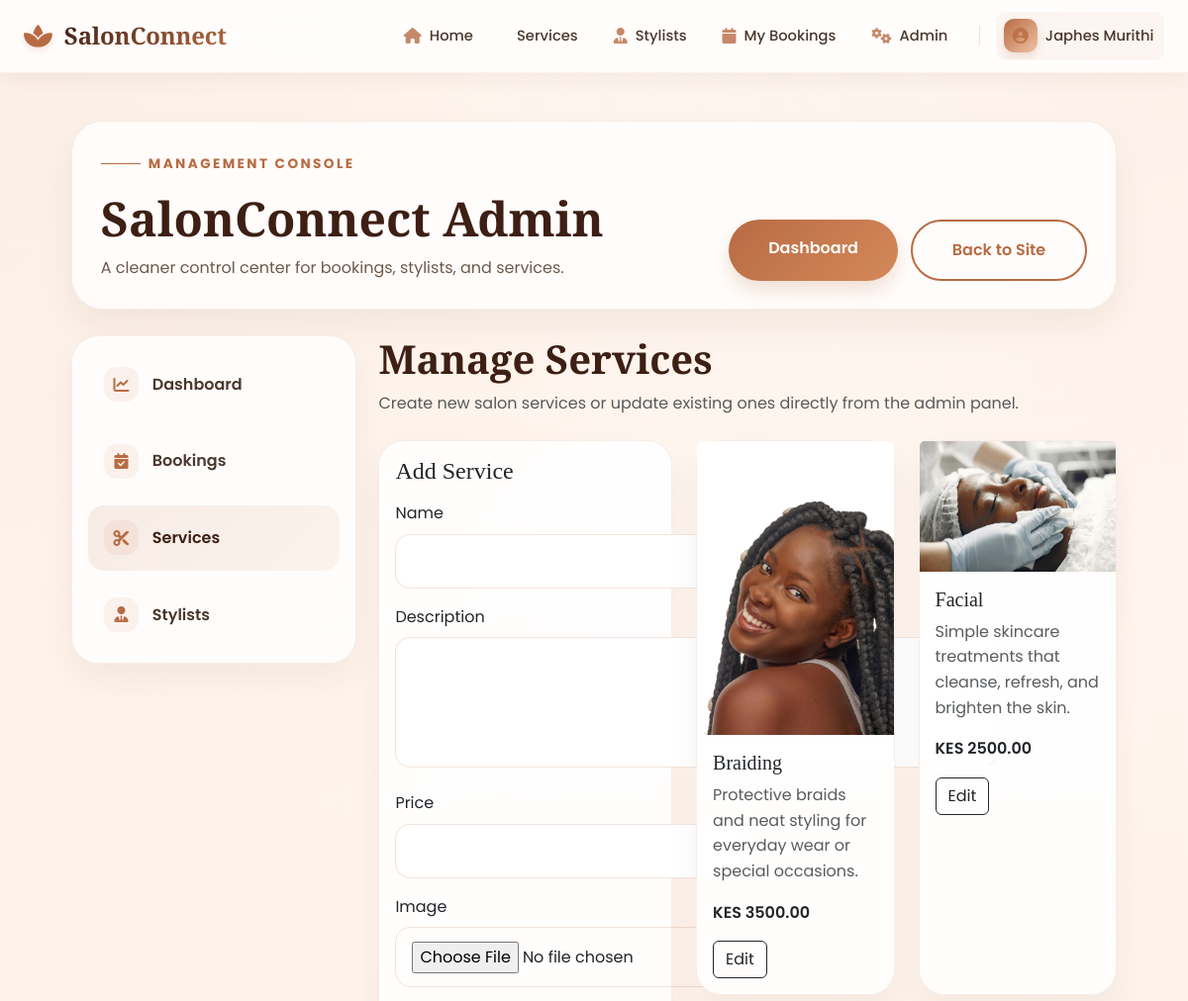
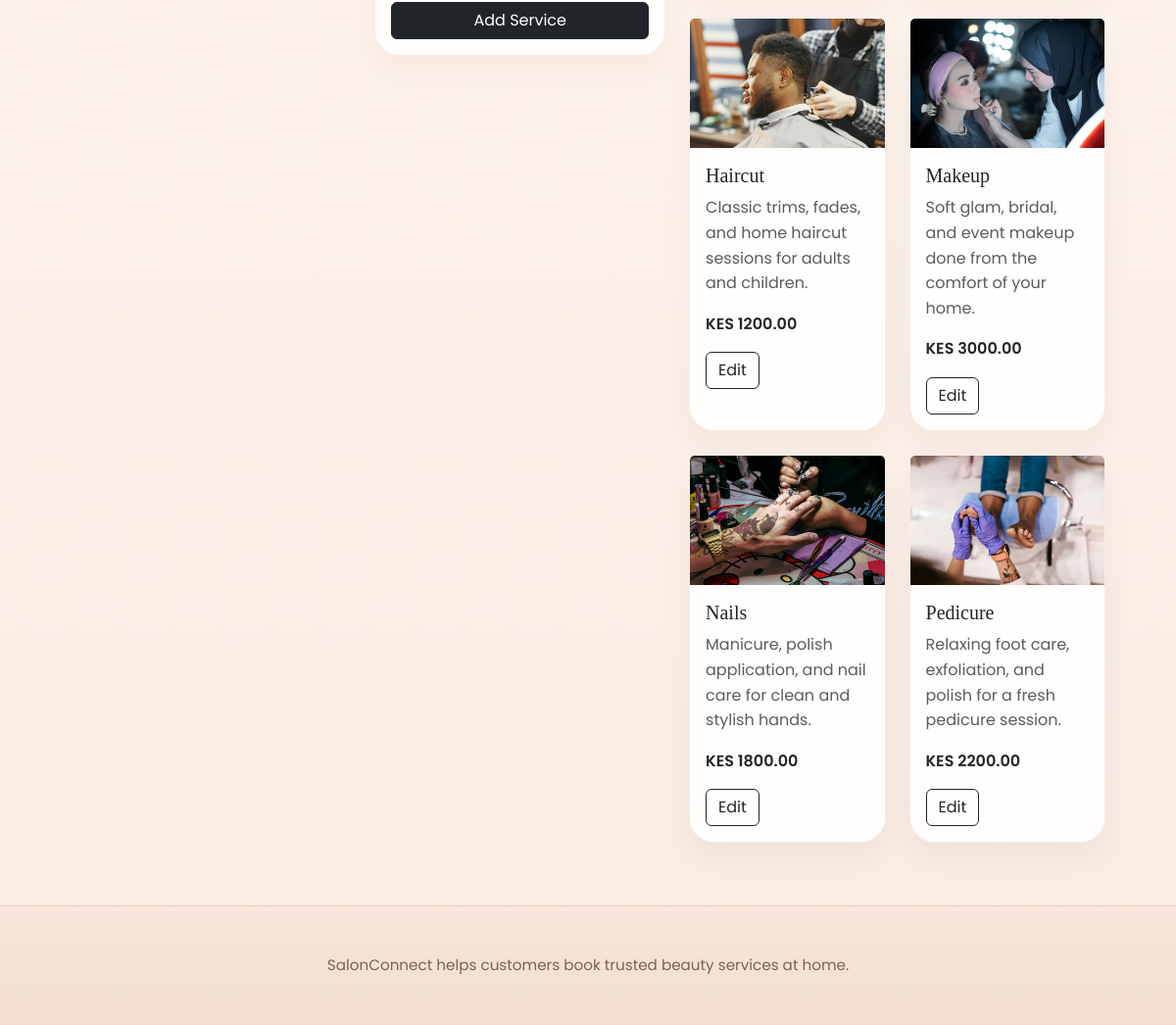
The app's page /admin-dashboard/services/ (signed in) with its own data (2 pictures, top to bottom).
### core/models.py (models this page shows, shortened)
class Service(models.Model):
    name = models.CharField(max_length=100)
    description = models.TextField()
    price = models.DecimalField(max_digits=8, decimal_places=2)
    image = models.ImageField(upload_to="services/", blank=True, null=True)
    class Meta:
        ordering = ["name"]

### core/views.py (the view)
# urls.py: path("admin-dashboard/services/", views.admin_services, name="admin_services"),
@login_required
def admin_services(request):
    denied = require_admin(request)
    if denied:
        return denied
    editing_service = None
    service_id = request.GET.get("edit")
    if service_id:
        editing_service = get_object_or_404(Service, id=service_id)
    if request.method == "POST":
        editing_service = None
        post_service_id = request.POST.get("service_id")
        if post_service_id:
            editing_service = get_object_or_404(Service, id=post_service_id)
        form = AdminServiceForm(request.POST, request.FILES, instance=editing_service)
        if form.is_valid():
            form.save()
            if editing_service:
                messages.success(request, "Service updated successfully.")
            else:
                messages.success(request, "Service created successfully.")
            return redirect("admin_services")
    else:
        form = AdminServiceForm(instance=editing_service)
    context = {
        "form": form,
        "services": Service.objects.all(),
        "editing_service": editing_service,
        "active_admin_tab": "services",
    }
    return render(request, "core/admin/services.html", context)

### core/forms.py
class AdminServiceForm(forms.ModelForm):
    class Meta:
        model = Service
        fields = ["name", "description", "price", "image"]
        widgets = {
            "description": forms.Textarea(attrs={"rows": 4}),
        }

### core/views.py (called while the page is built)
def require_admin(request):
    if not request.user.is_superuser:
        messages.error(request, "You do not have permission to view the admin area.")
        return redirect("home")
    return None

### templates/core/admin/services.html (shortened to what this page needs)
{% extends 'core/admin/base.html' %}
{% load static %}
{% block admin_content %}
<section class="page-header mb-4">
    <h1 class="display-6 fw-bold">Manage Services</h1>
    <p class="text-muted">Create new salon services or update existing ones directly from the admin panel.</p>
</section>
<div class="row g-4">
    <div class="col-lg-5">
        <div class="card dashboard-panel">
            <div class="card-body">
                <h2 class="h4 mb-3">{% if editing_service %}Edit Service{% else %}Add Service{% endif %}</h2>
                <form method="post" enctype="multipart/form-data">
                    {% for field in form %}
                        <div class="mb-3">
                            <label class="form-label" for="{{ field.id_for_label }}">{{ field.label }}</label>
                            {{ field }}
                        </div>
                    {% endfor %}
                    <button type="submit" class="btn btn-dark w-100">{% if editing_service %}Update Service{% else %}Add Service{% endif %}</button>
                </form>
            </div>
        </div>
    </div>
    <div class="col-lg-7">
        <div class="row g-4">
            {% for service in services %}
                <div class="col-md-6">
                    <div class="card h-100 dashboard-panel">
                        {% if service.image %}
                            <img src="{{ service.image.url }}" class="card-img-top service-image" alt="{{ service.name }}">
                        {% else %}
                            <img src="{% static service.placeholder_image %}" class="card-img-top service-image" alt="{{ service.name }}">
                        {% endif %}
                        <div class="card-body">
                            <h3 class="h5">{{ service.name }}</h3>
                            <p class="text-muted">{{ service.description|truncatewords:16 }}</p>
                            <p class="fw-semibold">KES {{ service.price }}</p>
                            <a href="{% url 'admin_services' %}?edit={{ service.id }}" class="btn btn-outline-dark">Edit</a>
                        </div>
                    </div>
                </div>
            {% empty %}
                <div class="col-12">
                    <div class="alert alert-info mb-0">No services available yet.</div>
                </div>
            {% endfor %}
        </div>
    </div>
</div>
{% endblock %}

### templates/base.html (shortened to what this page needs)
{% load static %}
<!DOCTYPE html>
<html lang="en">
<head>
    <link href="https://cdn.jsdelivr.net/npm/bootstrap@5.3.3/dist/css/bootstrap.min.css" rel="stylesheet">
    <link rel="stylesheet" href="https://cdnjs.cloudflare.com/ajax/libs/font-awesome/6.4.0/css/all.min.css">
    <link rel="stylesheet" href="{% static 'css/navbar.css' %}">
    <link rel="stylesheet" href="{% static 'css/style.css' %}">
</head>
<body>
    <nav class="navbar navbar-expand-lg navbar-light sticky-top">
        <div class="container-fluid navbar-container">
            <a class="navbar-brand" href="{% url 'home' %}">
                <i class="fas fa-spa"></i>
                <span>SalonConnect</span>
            </a>
            <div class="collapse navbar-collapse" id="navbarNav">
                <ul class="navbar-nav ms-auto align-items-center gap-1">
                    <li class="nav-item">
                        <a class="nav-link" href="{% url 'home' %}">
                            <i class="fas fa-home"></i>
                            <span>Home</span>
                        </a>
                    </li>
                    <li class="nav-item">
                        <a class="nav-link" href="{% url 'services' %}">
                            <span>Services</span>
                        </a>
                    </li>
                    <li class="nav-item">
                        <a class="nav-link" href="{% url 'stylists' %}">
                            <i class="fas fa-user-tie"></i>
                            <span>Stylists</span>
                        </a>
                    </li>
                    {% if user.is_authenticated %}
                        <li class="nav-item">
                            <a class="nav-link" href="{% url 'booking_list' %}">
                                <i class="fas fa-calendar"></i>
                                <span>My Bookings</span>
                            </a>
                        </li>
                    {% endif %}
                    {% if user.is_authenticated and user.is_superuser %}
                        <li class="nav-item dropdown">
                            <a class="nav-link dropdown-toggle" href="#" id="adminDropdown" role="button" data-bs-toggle="dropdown" aria-expanded="false">
                                <i class="fas fa-cogs"></i>
                                <span>Admin</span>
                            </a>
                        </li>
                    {% endif %}
                    {% if user.is_authenticated %}
                        <li class="nav-item dropdown">
                            <a class="nav-link dropdown-toggle user-dropdown" href="#" id="userDropdown" role="button" data-bs-toggle="dropdown" aria-expanded="false">
                                <div class="user-avatar-small">
                                    <i class="fas fa-user-circle"></i>
                                </div>
                                <span class="d-none d-lg-inline">{{ user.username }}</span>
                            </a>
                        </li>
                    {% endif %}
                </ul>
            </div>
        </div>
    </nav>
    <main class="main-content">
        <div class="page-content">
            {% block content %}{% endblock %}
        </div>
        <footer class="site-footer">
            <div class="footer-content">
                <p class="mb-0">SalonConnect helps customers book trusted beauty services at home.</p>
            </div>
        </footer>
    </main>
</body>
</html>

### static/css/navbar.css (style rules this page uses)
.navbar { background: var(--navbar-bg); border-bottom: 1px solid var(--navbar-border); backdrop-filter: blur(20px); -webkit-backdrop-filter: blur(20px); padding: 0.75rem 0; position: sticky; top: 0; z-index: 1050; transition: all 0.3s cubic-bezier(0.4, 0, 0.2, 1); }
.navbar-container { max-width: 1300px; padding: 0 1.5rem; margin: 0 auto; }
.navbar-brand { display: flex; align-items: center; gap: 0.75rem; color: var(--salon-espresso) !important; font-family: 'Playfair Display', serif; font-size: 1.5rem; font-weight: 700; text-decoration: none; transition: all 0.4s ease; padding: 0.25rem 0; }
.navbar-brand i { color: var(--salon-caramel); font-size: 1.6rem; filter: drop-shadow(0 2px 4px rgba(184, 107, 67, 0.2)); transition: transform 0.4s cubic-bezier(0.175, 0.885, 0.32, 1.275); }
.navbar-brand span { background: linear-gradient(135deg, var(--salon-espresso) 0%, var(--salon-caramel) 100%); -webkit-background-clip: text; -webkit-text-fill-color: transparent; background-clip: text; letter-spacing: -0.2px; }
.navbar-nav { display: flex; align-items: center; gap: 0.5rem; }
.nav-link { display: flex; align-items: center; gap: 0.5rem; color: var(--salon-text) !important; font-weight: 500; font-size: 0.92rem; padding: 0.6rem 1rem !important; transition: all 0.3s ease; border-radius: 0.6rem; position: relative; overflow: hidden; }
.nav-link i { font-size: 1rem; color: var(--salon-caramel); opacity: 0.8; transition: transform 0.3s ease, opacity 0.3s ease; }
.nav-link::after { content: ''; position: absolute; bottom: 4px; left: 1rem; right: 1rem; height: 2px; background: var(--salon-caramel); transform: scaleX(0); transform-origin: right; transition: transform 0.4s cubic-bezier(0.4, 0, 0.2, 1); }
.user-dropdown { padding: 0.4rem 0.6rem 0.4rem 0.4rem !important; background: rgba(184, 107, 67, 0.05); border: 1px solid transparent; }
.user-avatar-small { width: 34px; height: 34px; border-radius: 10px; background: linear-gradient(135deg, var(--salon-caramel) 0%, var(--salon-peach) 100%); display: flex; align-items: center; justify-content: center; color: white; font-size: 1.1rem; box-shadow: 0 4px 10px rgba(184, 107, 67, 0.2); transition: all 0.3s ease; }

### static/css/style.css (style rules this page uses)
:root { --salon-cream: #fffaf5; --salon-blush: #fcf1eb; --salon-peach: #efc2a4; --salon-caramel: #b86b43; --salon-espresso: #3d1f14; --salon-deep: #1a0f0b; --salon-text: #4a372d; --salon-border: rgba(184, 107, 67, 0.12); --glass-white: rgba(255, 255, 255, 0.88); --navbar-bg: rgba(255, 255, 255, 0.85); --navbar-border: rgba(184, 107, 67, 0.1); --transition-smooth: all 0.3s cubic-bezier(0.4, 0, 0.2, 1); }
* { margin: 0; padding: 0; box-sizing: border-box; }
html { font-size: 16px; scroll-behavior: smooth; }
body { background: radial-gradient(circle at top left, rgba(239, 194, 164, 0.2), transparent 40%), radial-gradient(circle at top right, rgba(248, 227, 215, 0.4), transparent 30%), linear-gradient(180deg, #fffaf5 0%, #fff4ec 40%, #f7ebe2 100%); color: var(--salon-text); font-family: 'Poppins', sans-serif; line-height: 1.6; overflow-x: hidden; min-height: 100vh; display: flex; flex-direction: column; }
h1, h2, h3, h4, .playfair { font-family: 'Playfair Display', serif; color: var(--salon-espresso); font-weight: 700; }
a { text-decoration: none; transition: var(--transition-smooth); }
.main-content { display: flex; flex-direction: column; min-height: calc(100vh - 80px); }
.page-content { flex: 1; }
.site-footer { background: linear-gradient(180deg, #f7e6db, #f3ddd0); border-top: 1px solid var(--salon-border); padding: 3rem 0; text-align: center; margin-top: auto; }
.footer-content { color: #7c6255; font-size: 0.95rem; }
.directory-input, .admin-inline-form .form-select, .dashboard-panel input, .dashboard-panel textarea, .dashboard-panel select, .dashboard-panel .form-control { border-radius: 0.95rem; border: 1px solid rgba(184, 107, 67, 0.18); padding: 0.85rem 1rem; box-shadow: none; }
.dashboard-panel { background: rgba(255, 255, 255, 0.9); border: 1px solid rgba(184, 107, 67, 0.12); border-radius: 1.6rem; box-shadow: 0 0.9rem 2rem rgba(61, 31, 20, 0.05); }

### records on screen
Service: image (picture), name "Braiding", description "Protective braids and neat styling for everyday wear or special occasions.", price "3500.00"
Service: image (picture), name "Facial", description "Simple skincare treatments that cleanse, refresh, and brighten the skin.", price "2500.00"
Service: image (picture), name "Haircut", description "Classic trims, fades, and home haircut sessions for adults and children.", price "1200.00"
Service: image (picture), name "Makeup", description "Soft glam, bridal, and event makeup done from the comfort of your home.", price "3000.00"
Service: image (picture), name "Nails", description "Manicure, polish application, and nail care for clean and stylish hands.", price "1800.00"
Service: image (picture), name "Pedicure", description "Relaxing foot care, exfoliation, and polish for a fresh pedicure session.", price "2200.00"

### other values on screen
{{ user.username }} "Japhes Murithi"
{{ field.label }} "Name" "Description" "Price" "Image"
